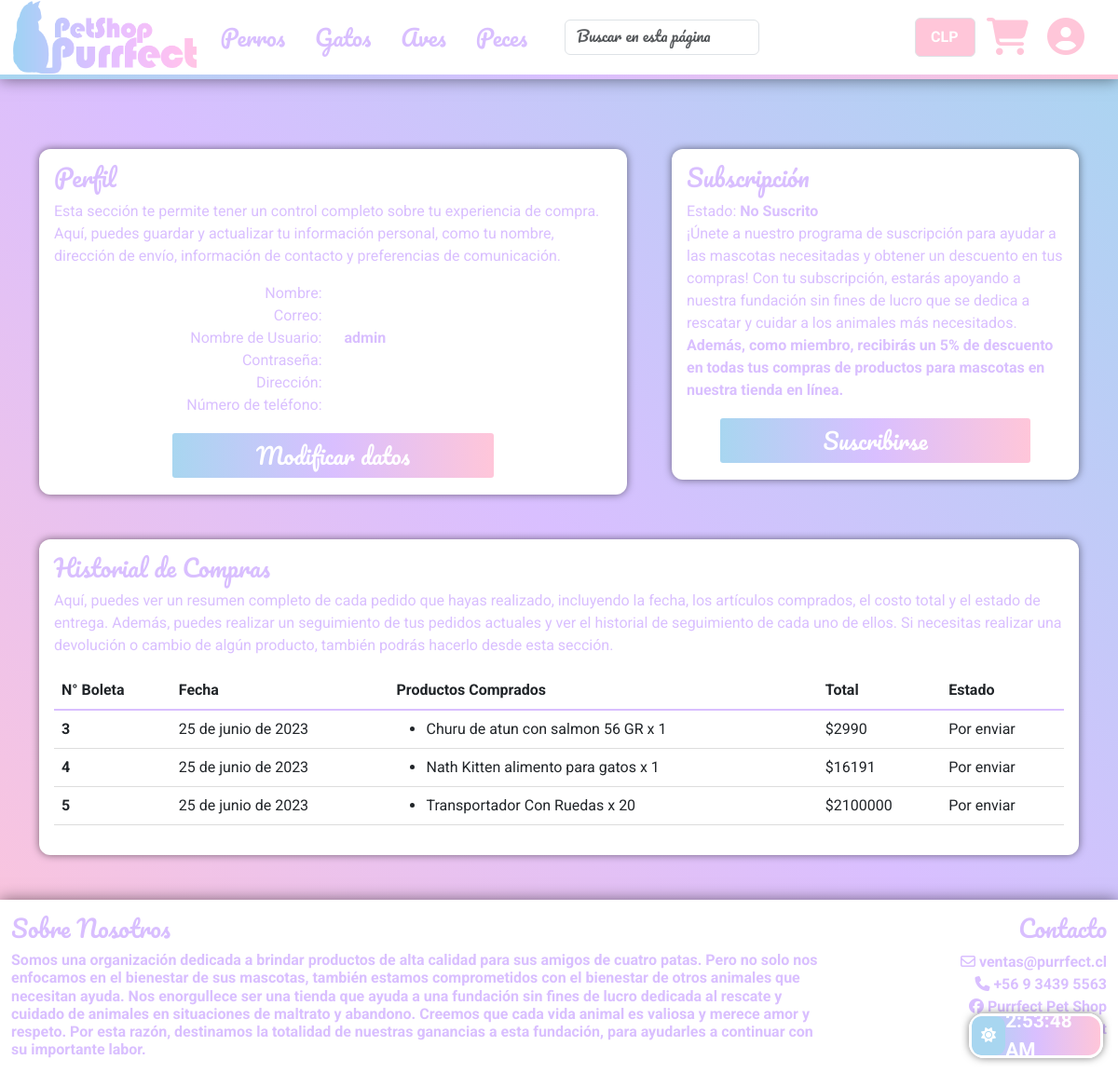
Page /perfil (signed in) on the committed database.
### apps/purrfect/models.py (models this page shows, shortened)
class Boleta(models.Model):
    id = models.AutoField(primary_key=True)
    comprador = models.ForeignKey(User,on_delete=models.CASCADE)
    fecha = models.DateField(auto_now_add=True)
    total = models.IntegerField(null=False)
    estado = models.CharField(max_length=20, null=False, default="Por enviar")

class DetalleBoleta(models.Model):
    id_detalle = models.AutoField(primary_key=True)
    id_boleta = models.ForeignKey(Boleta,on_delete=models.CASCADE)
    producto = models.ForeignKey(Producto,on_delete=models.CASCADE)
    cantidad = models.IntegerField(null=False)

class Producto(models.Model):
    sku = models.IntegerField(primary_key=True)
    imagen = models.ImageField(upload_to="imgProductos")
    nombre = models.CharField(max_length=100, null=False)
    precio = models.IntegerField(null=False)
    fecha_ingreso = models.DateField(auto_now_add=True)
    marca = models.CharField(max_length=50)
    stock = models.IntegerField(null=False)
    categoria = models.ForeignKey(Categoria,on_delete=models.CASCADE)
    animal = models.ForeignKey(Animal,on_delete=models.CASCADE)
    has_peso = models.BooleanField()

### apps/purrfect/views.py (the view)
# urls.py: path('perfil',views.cargarPerfil),#perfil usuario o admin
def cargarPerfil(request):
    if 'username' in request.session:
        boletas = Boleta.objects.filter(comprador = request.session['username'])
        detalles = []
        for boleta in boletas:
            detalles.append(DetalleBoleta.objects.filter(id_boleta = boleta))
        return render(request, "perfil.html",{'bol': boletas, "det": detalles})
    else:
        return redirect("/")

### apps/purrfect/templates/perfil.html (shortened to what this page needs)
{% extends "./base.html" %} {% load static %}  {% block navItems %}
<ul class="navbar-nav mb-2 mb-lg-0">
  <li class="nav-item">
    <a class="nav-link" href="/caninos">Perros</a>
  </li>
  <li class="nav-item">
    <a class="nav-link" href="/mininos">Gatos</a>
  </li>
  <li class="nav-item">
    <a class="nav-link" href="/alados">Aves</a>
  </li>
  <li class="nav-item">
    <a class="nav-link" href="/acuaticos">Peces</a>
  </li>
</ul>
{% endblock %} {% block body %}
<div class="container overflow-hidden pb-5" style="padding-top: 10rem">
  <div class="row gx-5">
    <div class="col-7">
      <div class="content-box p-3">
        <h4>Perfil</h4>
        <p>
          Esta sección te permite tener un control completo sobre tu experiencia
          de compra. Aquí, puedes guardar y actualizar tu información personal,
          como tu nombre, dirección de envío, información de contacto y
          preferencias de comunicación.
        </p>
        <div class="row">
          <div class="col-6 text-end">Nombre:</div>
          <div class="col-6 bold" id="nombre">{{request.session.nombre}}</div>
        </div>
        <div class="row">
          <div class="col-6 text-end">Correo:</div>
          <div class="col-6 bold" id="email">{{request.session.email}}</div>
        </div>
        <div class="row">
          <div class="col-6 text-end">Nombre de Usuario:</div>
          <div class="col-6 bold" id="username">
            {{request.session.username}}
          </div>
        </div>
        <div class="row">
          <div class="col-6 text-end">Contraseña:</div>
          <div class="col-6 bold" id="password">
          </div>
        </div>
        <div class="row">
          <div class="col-6 text-end">Dirección:</div>
          <div class="col-6 bold" id="direccion">
          </div>
        </div>
        <div class="row">
          <div class="col-6 text-end">Número de teléfono:</div>
          <div class="col-6 bold" id="telefono">
          </div>
        </div>
        <div class="text-center mt-3">
          <button
            class="btn col-7"
            data-bs-toggle="modal"
            data-bs-target="#userDataModal"
            id="btn-edit"
          >
            Modificar datos
          </button>
        </div>
      </div>
    </div>
    <div class="col-5">
      <div class="content-box p-3" id="sub-info">
        {% if request.session.subscribed %}
        <h4>Subscripción</h4>
        <p>
          Estado: <b>Suscrito</b><br />
          ¡Gracias por unirte al programa de suscripción de Purrfect PetShop!
          Ahora eres parte de nuestra comunidad de amantes de los animales
          comprometidos con apoyar a nuestra fundación sin fines de lucro que se
          dedica a rescatar y cuidar a las mascotas más necesitadas.<br />
          <b
            >Tu suscripción no solo ayuda a mejorar la vida de los animales
            necesitados, sino que también te brinda un 5% de descuento en todas
            tus compras de productos para mascotas en nuestra tienda en
            línea.</b
          ><br />
          Esperamos que disfrutes de los beneficios de ser un miembro de
          Purrfect PetShop y agradecemos tu apoyo en nuestra misión.
        </p>
        <div class="text-center">
          <button
            class="btn col-10"
            data-bs-toggle="modal"
            data-bs-target="#unsubModal"
            data-bs-whatever="test"
          >
            Anular Subsripcion
          </button>
        </div>
        {% else %}
        <h4>Subscripción</h4>
        <p>
          Estado: <b>No Suscrito</b><br />
          ¡Únete a nuestro programa de suscripción para ayudar a las mascotas
          necesitadas y obtener un descuento en tus compras! Con tu
          subscripción, estarás apoyando a nuestra fundación sin fines de lucro
          que se dedica a rescatar y cuidar a los animales más necesitados.<br />
          <b>
            Además, como miembro, recibirás un 5% de descuento en todas tus
            compras de productos para mascotas en nuestra tienda en línea.
          </b>
        </p>
        <div class="text-center">
          <button
            class="btn col-10"
            data-bs-toggle="modal"
            data-bs-target="#subModal"
            data-bs-whatever="test"
          >
            Suscribirse
          </button>
        </div>
        {% endif%}
      </div>
    </div>
  </div>
  <div class="row mt-5">
    <div class="col-12">
      <div class="content-box p-3">
        <h4>Historial de Compras</h4>
        <p>
          Aquí, puedes ver un resumen completo de cada pedido que hayas
          realizado, incluyendo la fecha, los artículos comprados, el costo
          total y el estado de entrega. Además, puedes realizar un seguimiento
          de tus pedidos actuales y ver el historial de seguimiento de cada uno
          de ellos. Si necesitas realizar una devolución o cambio de algún
          producto, también podrás hacerlo desde esta sección.
        </p>
        <table class="table">
          <caption></caption>
          <thead>
            <tr>
              <th scope="col">N° Boleta</th>
              <th scope="col">Fecha</th>
              <th scope="col">Productos Comprados</th>
              <th scope="col">Total</th>
              <th scope="col">Estado</th>
            </tr>
          </thead>
          <tbody class="table-group-divider">
            {% for b in bol %}
            <tr
              class="pedDetail {% if b.estado == "Por enviar" %}undelivered{% elif b.estado == "Enviado" %}sent{% else %}delivered{% endif %}"
              type="a"
              data-bs-toggle="modal"
              data-bs-target="#pedidoModal"
            >
              <th class="celdaPedId" scope="row">{{b.id}}</th>
              <td class="celdaPedFecha">{{b.fecha}}</td>
              <td class="celdaPedProd"><ul class="mb-0">
                {% for detalles in det %}
                  {% for d in detalles %}
                    {% if d.id_boleta == b %}
                    <li>{{d.producto.nombre}} x {{d.cantidad}}</li>
                    {% endif %}
                  {% endfor %}
                {% endfor %}
              </ul></td>
              <td class="celdaPedTot">${{b.total}}</td>
              <td class="celdaPedEst">{{b.estado}}</td>
            </tr>
            {% endfor %}
          </tbody>
        </table>
      </div>
    </div>
  </div>
</div>
{% endblock %}

### apps/purrfect/static/css/style.css (style rules this page uses)
html { font-size: 16px; }
body, html { background-image: linear-gradient(225deg, #a8d6f0ff, #d9bfffff, #ffc6d9ff); background-repeat: no-repeat; background-attachment: fixed; background-position: center; background-repeat: cover; color: #d9bfffff; font-family: "Roboto", sans-serif; height: 100%; }
.topbar a { color: #d9bfffff; margin-right: 1rem; }
h4 { font-family: "Pacifico", cursive; font-size: 1.6rem; }
.content-box { background-color: white; border-radius: 1vw; box-shadow: 0 0 0.5rem rgb(0, 0, 0, 0.5); }
.bold { font-weight: bold; }
.btn { background-image: linear-gradient(90deg, #a8d6f0ff, #d9bfffff, #ffc6d9ff); font-family: "Pacifico", cursive; font-size: 1.5rem; color: white; border: 2px solid white; border-radius: 5px; transition: all 0.3s ease; }
.content-box table { width: 100%; border-collapse: collapse; margin: 0; }
.content-box table td, .content-box table th { text-align: left; border-bottom: 1px solid #ddd; }
.undelivered { background-color: #ffe8a3ff; color: grey; }
.container { display: flex; justify-content: center; align-items: center; flex-wrap: wrap; }
.table tr td { padding: 0.5rem 0.5rem; }

### rows in the picture
Boleta: id "3", fecha "25 de junio de 2023", total "2990", estado "Por enviar"
DetalleBoleta: producto.nombre "Churu de atun con salmon 56 GR", cantidad "1"
Boleta: id "4", fecha "25 de junio de 2023", total "16191", estado "Por enviar"
DetalleBoleta: producto.nombre "Nath Kitten alimento para gatos", cantidad "1"
Boleta: id "5", fecha "25 de junio de 2023", total "2100000", estado "Por enviar"
DetalleBoleta: producto.nombre "Transportador Con Ruedas", cantidad "20"

### other values in the picture
{{ request.session.username }} "admin"
